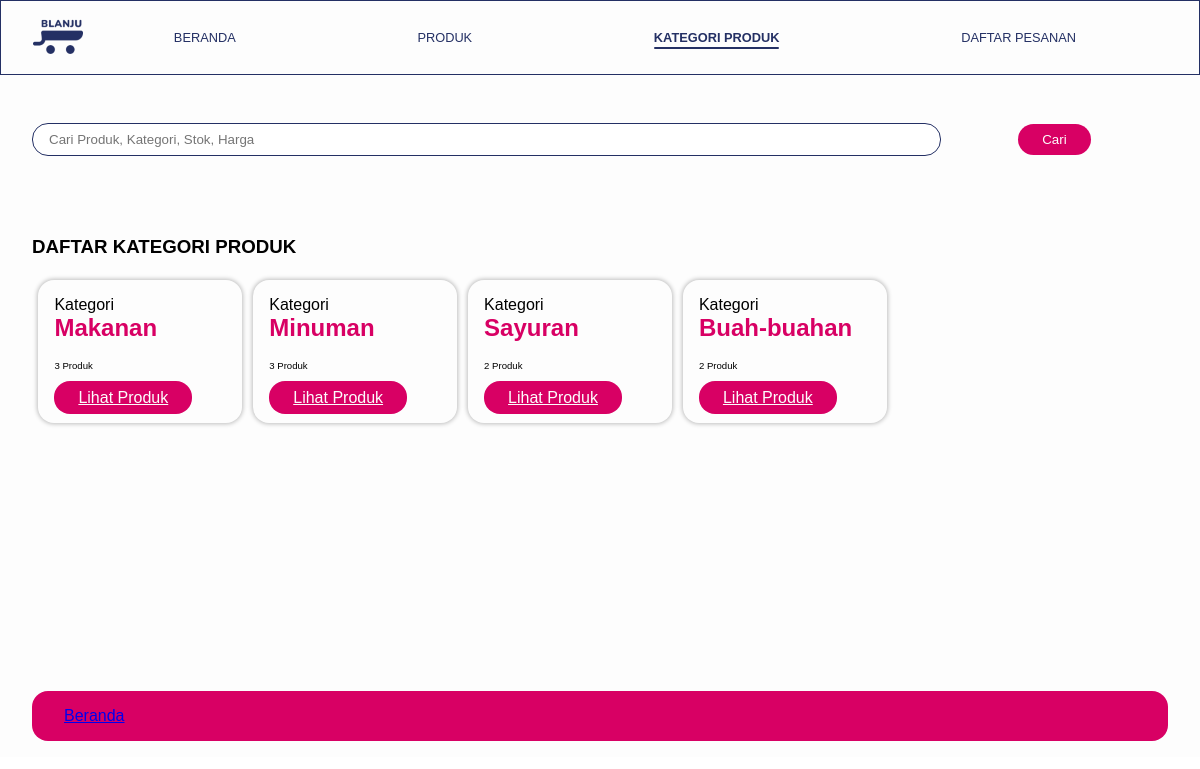
The page /modul-5_praktikan/app/pengguna/kategori.php on the database its author committed.
### tables this page shows
CREATE TABLE `categories` (
  `kodeKategori` int(11) NOT NULL,
  `namaKategori` varchar(100) NOT NULL
);

### modul-5_praktikan/app/database.php (called while the page is built, shortened)
<?php
function getAllDataCategories()
{
	try{
		$statement = DB->query("SELECT * FROM categories");
		$statement->execute();
		return $statement->fetchAll(PDO::FETCH_ASSOC);
	}
	catch(PDOException $err){
		echo $err->getMessage();
	}
}
function getCountProductsByCategory($kodeKategori)
{
	try{
		$statement = DB->prepare("SELECT COUNT(*) AS jumlah_produk FROM products WHERE kodeKategori = :kodeKategori");
		$statement->bindValue(':kodeKategori',$kodeKategori);
		$statement->execute();
		return $statement->fetchAll(PDO::FETCH_ASSOC);
	}
	catch(PDOException $err){
		echo $err->getMessage();
	}
}
?>

### modul-5_praktikan/app/pengguna/kategori.php (the view, shortened to what this page needs)
<?php require_once("templates/header.php"); ?>
<?php
   $categories = getAllDataCategories();
?>
    <section id="content-header">
        <form action="" method="post">
            <div class="content-header-container">
                <div class="input-form">
                    <input type="text" placeholder="Cari Produk, Kategori, Stok, Harga">
                </div>
                <div class="input-button">
                    <button type="submit" class="primary-btn">Cari</button>
                </div>
            </div>
        </form>
    </section>
    <section id="content-main">
        <div class="content-main-container">
            <h1>DAFTAR KATEGORI PRODUK</h1>
            <div class="list-products">
                <?php foreach ($categories as $category) : ?>
                <div class="card-product">
                    <div class="card-product-container">
                        <p>Kategori</p>
                        <div class="card-product-title-pengguna">
                            <?= ucwords($category["namaKategori"])?>
                        </div>
                        <br>
                        <div class="card-category-info-pengguna">
                            <?php
                                $count = getCountProductsByCategory($category["kodeKategori"]);
                                echo $count[0]["jumlah_produk"]. " Produk";
                            ?>
                        </div>
                        <br>
                        <div>
                            <a href="produk_kategori.php?kat=<?= $category["kodeKategori"]?>" class="primary-btn">Lihat Produk</a>
                        </div>
                    </div>
                </div>
                <?php endforeach; ?>
            </div>
        </div>
    </section>
<?php require_once("templates/footer.php"); ?>

### modul-5_praktikan/assets/css/base.css (style rules this page uses)
* { margin:0 auto; font-family: sans-serif; }
.primary-btn { background-color: #D80064; color: #FDFDFD; padding:0.5rem 1.5rem; outline: none; border-radius: 1rem; border: none; }
.input-form { margin:1rem 0; }
.input-form input { border: #243064 solid 1px; padding:0.5rem 1rem; border-radius: 1rem; box-sizing: border-box; }
.card-product { display: inline-block; box-shadow: 0px 0px 4px 1px rgba(0, 0, 0, 0.25); border-radius: 1rem; min-width:17vw; }
.card-product-container { padding: 1rem; }

### modul-5_praktikan/assets/css/pengguna.css (style rules this page uses)
#content-header { margin-bottom: 4rem; }
.content-header-container { display: flex; justify-content: space-between; align-items: center; }
.content-header-container .input-form { width:80%; }
.content-header-container .input-form input { width:100%; }
#content-main { position: relative; }
.list-products { margin:1rem 0; }
.list-products .card-product { margin:0.4rem 0 0.4rem 0.4rem; }
.card-product-title-pengguna { font-size: 1.5rem; font-weight:bold; color:#D80064; }
.card-category-info-pengguna { font-size: 0.6rem; }

### rows shown on the page
categories: namaKategori "Makanan", jumlah_produk "3"
categories: namaKategori "Minuman", jumlah_produk "3"
categories: namaKategori "Sayuran", jumlah_produk "2"
categories: namaKategori "Buah-buahan", jumlah_produk "2"
